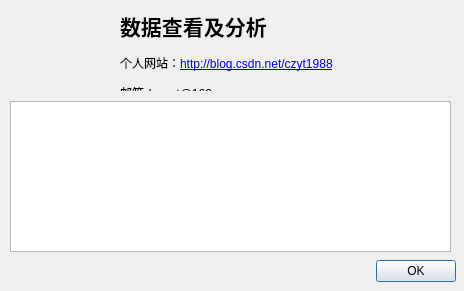
<?xml version="1.0" encoding="UTF-8"?>
<ui version="4.0">
 <class>AboutDialog</class>
 <widget class="QDialog" name="AboutDialog">
  <property name="geometry">
   <rect>
    <x>0</x>
    <y>0</y>
    <width>464</width>
    <height>291</height>
   </rect>
  </property>
  <property name="windowTitle">
   <string>关于</string>
  </property>
  <property name="windowIcon">
   <iconset resource="signA_Res.qrc">
    <normaloff>:/image/res_image/about.png</normaloff>:/image/res_image/about.png</iconset>
  </property>
  <widget class="QDialogButtonBox" name="buttonBox">
   <property name="geometry">
    <rect>
     <x>300</x>
     <y>260</y>
     <width>156</width>
     <height>23</height>
    </rect>
   </property>
   <property name="standardButtons">
    <set>QDialogButtonBox::Ok</set>
   </property>
  </widget>
  <widget class="QTextBrowser" name="textBrowser">
   <property name="geometry">
    <rect>
     <x>10</x>
     <y>101</y>
     <width>441</width>
     <height>151</height>
    </rect>
   </property>
  </widget>
  <widget class="QLabel" name="label">
   <property name="geometry">
    <rect>
     <x>20</x>
     <y>20</y>
     <width>71</width>
     <height>61</height>
    </rect>
   </property>
   <property name="text">
    <string/>
   </property>
   <property name="pixmap">
    <pixmap resource="icons.qrc">:/logo/logo.png</pixmap>
   </property>
  </widget>
  <widget class="QLabel" name="label_2">
   <property name="geometry">
    <rect>
     <x>120</x>
     <y>10</y>
     <width>331</width>
     <height>81</height>
    </rect>
   </property>
   <property name="text">
    <string>&lt;html&gt;&lt;head/&gt;&lt;body&gt;&lt;p&gt;&lt;span style=&quot; font-size:16pt; font-weight:600;&quot;&gt;数据查看及分析&lt;/span&gt;&lt;/p&gt;&lt;p&gt;个人网站：&lt;a href=&quot;http://blog.csdn.net/czyt1988&quot;&gt;&lt;span style=&quot; text-decoration: underline; color:#0000ff;&quot;&gt;http://blog.csdn.net/czyt1988&lt;/span&gt;&lt;/a&gt;&lt;/p&gt;&lt;p&gt;&lt;a href=&quot;http://blog.csdn.net/czyt1988&quot;&gt;&lt;span style=&quot; color:#000000;&quot;&gt;邮箱：czy.t@163.com&lt;/span&gt;&lt;/a&gt;&lt;/p&gt;&lt;/body&gt;&lt;/html&gt;</string>
   </property>
  </widget>
 </widget>
 <resources>
  <include location="icons.qrc"/>
  <include location="signA_Res.qrc"/>
 </resources>
 <connections>
  <connection>
   <sender>buttonBox</sender>
   <signal>accepted()</signal>
   <receiver>AboutDialog</receiver>
   <slot>accept()</slot>
   <hints>
    <hint type="sourcelabel">
     <x>413</x>
     <y>271</y>
    </hint>
    <hint type="destinationlabel">
     <x>195</x>
     <y>271</y>
    </hint>
   </hints>
  </connection>
 </connections>
</ui>
